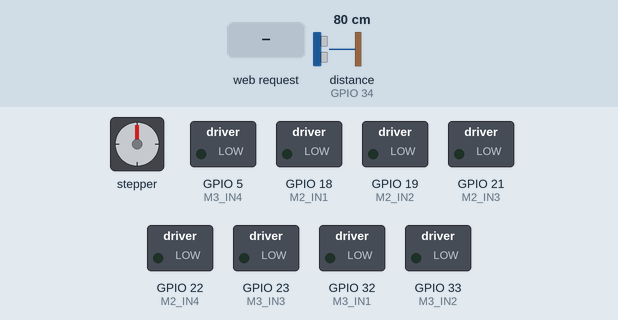
Recording of a sketch running on a simulated ESP32. Parts: stepper motor, switched loads named in the sketch (green lamp = pin HIGH). Wiring (inferred from the names in the program): ultrasonic range finder: trigger GPIO 4; echo GPIO 34. Inputs (shaded band) come from the test bench; at power-on: distance to the obstacle (sensor on GPIO 34) 80 cm. The echo pulse lasts 58.3 µs per cm; WiFi joins after 1.5 s; servers stay silent unless stated; stepper angles assume 2048 steps per turn; pins used as bus, display or sensor lines are not drawn; what the sketch prints to the serial monitor is not drawn.

Above: at 2.8 s.
2.9 s: HTTP request GET /dispense?slot=1 received
At 3.53 s:
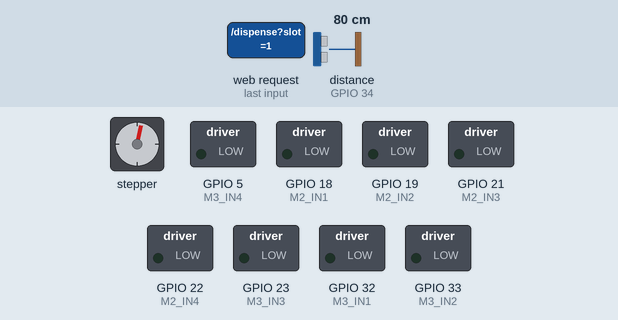
At 4.13 s:
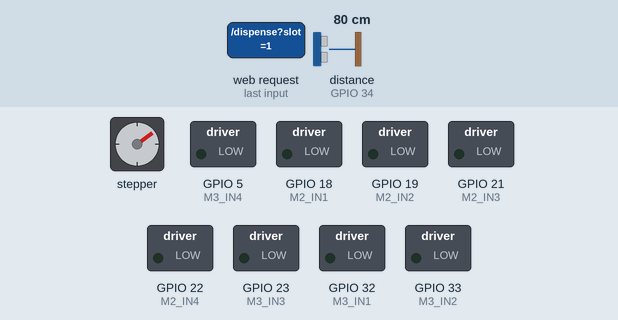
5.9 s: distance to the obstacle (sensor on GPIO 34) set to 120 cm
At 9.0 s:
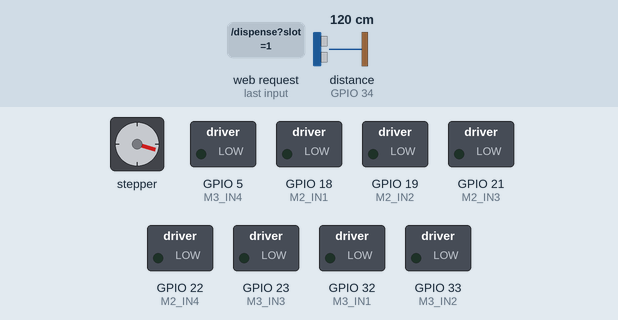
Timing chart, 0 to 10.5 s (numbered marks = the images above; inputs shaded):
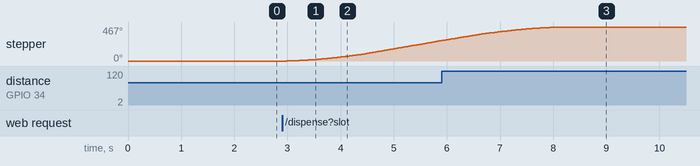

Measured:
- after the input at 2.9 s, stepper: keeps turning clockwise at about 96°/s, starting after 0.08 s

The sketch:

now.ino
```cpp
#include <WiFi.h>
#include <WebServer.h>
#include <AccelStepper.h>

/* ===================== Wi-Fi ===================== */
const char* WIFI_SSID = "THNC";
const char* WIFI_PASS = "77777777";

/* ===================== Mapping มอเตอร์ ===================== */
/* ช่อง 1 (พารา) */
const int M1_IN1 = 14;
const int M1_IN2 = 26;
const int M1_IN3 = 27;
const int M1_IN4 = 25;

/* ช่อง 2 (ORS) */
const int M2_IN1 = 18;
const int M2_IN2 = 19;
const int M2_IN3 = 21;
const int M2_IN4 = 22;

/* ช่อง 3 (กาวิสคอน) */
const int M3_IN1 = 32;
const int M3_IN2 = 33;
const int M3_IN3 = 23;
const int M3_IN4 = 5;

/* โหมดขับ: HALF4WIRE = ลื่น, FULL4WIRE = แรงค้างเฟส (ถ้าอยากแรงสุด ลอง FULL4WIRE + ลดสปีดลง) */
AccelStepper motor1(AccelStepper::FULL4WIRE, M1_IN1, M1_IN3, M1_IN2, M1_IN4);
AccelStepper motor2(AccelStepper::FULL4WIRE, M2_IN1, M2_IN3, M2_IN2, M2_IN4);
AccelStepper motor3(AccelStepper::FULL4WIRE, M3_IN1, M3_IN3, M3_IN2, M3_IN4);

const long STEPS_PER_REV = 2048;          // base ที่เข้ากับ FULL4WIRE
long SLOT_STEPS[3] = {
  (long)(STEPS_PER_REV * 1.3),
  (long)(STEPS_PER_REV * 1.25),
  (long)(STEPS_PER_REV * 1.7)
};

/* โปรไฟล์มอเตอร์ (เริ่มกลาง ๆ แล้วค่อยจูน) */
const float MAX_SPEED = 900; // steps/s  (ถ้าหลุดสเต็ป ลดลงเช่น 900, 800)
const float ACCEL     = 700; // steps/s^2

/* ===================== Ultrasonic (HC-SR04) ===================== */
/* TRIG=GPIO4 (output), ECHO=GPIO34 (input only, ต้องแบ่งแรงดันจาก 5V → 3.3V) */
const int TRIG_PIN = 4;
const int ECHO_PIN = 34;

/* ===================== Server ===================== */
WebServer server(80);

/* ===================== สถานะการทำงาน ===================== */
bool dispensed = false; // เจอยาในถาดหรือยัง
float distance_cm = 999.0;

/* post-check: รอเซ็นเซอร์หลังหมุนจบ เพื่อให้สิ่งของตกถึงถาดก่อนสรุปผล */
bool postCheckActive = false;
unsigned long postCheckUntilMs = 0;
// =================> 🕒 แก้ไขตรงนี้ <=================
const unsigned long POST_CHECK_MS = 2500;   // 3s (รอ 3 วินาทีก่อนสรุปผล)

/* เกณฑ์ตรวจจับอัลตร้าโซนิก */
const float   DETECT_THRESHOLD_CM = 12.5;
const uint8_t DETECT_STABLE_COUNT = 2;
const unsigned long SENSE_INTERVAL_MS = 50; // โพลล์ทุก ~20ms
unsigned long lastSenseMs = 0;
uint8_t detect_ok_count = 0;

/* ช่องที่กำลังทำงานอยู่ (0 = ว่าง, 1..3) */
int activeSlot = 0;

/* =============== Helper =============== */
void releaseCoils(int slot) {
  // ปล่อยคอยล์ของมอเตอร์ที่ระบุ (ลดกินไฟ/ความร้อนหลังจบ)
  if (slot == 1) {
    digitalWrite(M1_IN1, LOW); digitalWrite(M1_IN2, LOW);
    digitalWrite(M1_IN3, LOW); digitalWrite(M1_IN4, LOW);
  } else if (slot == 2) {
    digitalWrite(M2_IN1, LOW); digitalWrite(M2_IN2, LOW);
    digitalWrite(M2_IN3, LOW); digitalWrite(M2_IN4, LOW);
  } else if (slot == 3) {
    digitalWrite(M3_IN1, LOW); digitalWrite(M3_IN2, LOW);
    digitalWrite(M3_IN3, LOW); digitalWrite(M3_IN4, LOW);
  }
}

AccelStepper& motorForSlot(int slot) {
  if (slot == 1) return motor1;
  if (slot == 2) return motor2;
  return motor3; // slot == 3
}

/* อ่านระยะ (มี timeout) */
float readUltrasonic() {
  digitalWrite(TRIG_PIN, LOW);
  delayMicroseconds(3);
  digitalWrite(TRIG_PIN, HIGH);
  delayMicroseconds(10);
  digitalWrite(TRIG_PIN, LOW);

  unsigned long dur = pulseIn(ECHO_PIN, HIGH, 15000UL); // ~15ms
  if (dur == 0) return 999.0; // ไม่มี echo
  return dur * 0.017f;         // cm
}

/* อัปเดตสถานะตรวจจับ (เรียกบ่อยใน loop) */
void updateDispenseDetect() {
  distance_cm = readUltrasonic();
  bool hit = (distance_cm > 0 && distance_cm < DETECT_THRESHOLD_CM);
  if (hit) {
    if (detect_ok_count < 255) detect_ok_count++;
  } else {
    detect_ok_count = 0;
  }
  dispensed = (detect_ok_count >= DETECT_STABLE_COUNT);
}

/* =============== REST =============== */
void handleWhoami() {
  server.send(200, "text/plain", WiFi.localIP().toString());
}

void handleStatus() {
  long msLeft = 0;
  if (postCheckActive) {
    long diff = (long)(postCheckUntilMs - millis());
    msLeft = diff > 0 ? diff : 0;
  }

  // busy=true เมื่อ: (กำลังหมุน) หรือ (อยู่ในช่วง post-check)
  bool isRunning = false;
  if (activeSlot != 0) {
    AccelStepper& m = motorForSlot(activeSlot);
    isRunning = (m.distanceToGo() != 0);
  }
  bool busy = isRunning || postCheckActive;

  String res = String("{\"busy\":") + (busy ? "true" : "false")
             + ",\"dispensed\":" + (dispensed ? "true" : "false")
             + ",\"distance_cm\":" + String(distance_cm, 1)
             + ",\"post_check_ms_left\":" + String(msLeft)
             + "}";
  server.send(200, "application/json", res);
}

void handleDispense() {
  // กันคีย์ซ้ำ
  bool isRunning = false;
  if (activeSlot != 0) {
    AccelStepper& cur = motorForSlot(activeSlot);
    isRunning = (cur.distanceToGo() != 0);
  }
  if (isRunning || postCheckActive) {
    server.send(409, "application/json", "{\"ok\":false,\"error\":\"busy\"}");
    return;
  }

  if (!server.hasArg("slot")) {
    server.send(400, "application/json", "{\"ok\":false,\"error\":\"missing slot\"}");
    return;
  }
  int slot = server.arg("slot").toInt();
  if (slot < 1 || slot > 3) {
    server.send(400, "application/json", "{\"ok\":false,\"error\":\"slot out of range\"}");
    return;
  }

  AccelStepper& m = motorForSlot(slot);
  m.setMaxSpeed(MAX_SPEED);
  m.setAcceleration(ACCEL);
  m.setMinPulseWidth(150);  // ทำพัลส์กว้างขึ้น ช่วยเสถียรขึ้นกับ ULN2003

  // รีเซ็ตผลตรวจจับ
  detect_ok_count = 0;
  dispensed = false;

  long addSteps = SLOT_STEPS[slot - 1];
  m.moveTo(m.currentPosition() + addSteps);
  activeSlot = slot;
  postCheckActive = false;
  String res = String("{\"ok\":true,\"slot\":") + slot + ",\"steps\":" + addSteps + "}";
  server.send(200, "application/json", res);
}

/* =============== Setup / Loop =============== */
void setup() {
  Serial.begin(115200);

  // ตั้งขาออกคอยล์ทั้งหมด (และปล่อยคอยล์ไว้ก่อน)
  pinMode(M1_IN1, OUTPUT); pinMode(M1_IN2, OUTPUT);
  pinMode(M1_IN3, OUTPUT); pinMode(M1_IN4, OUTPUT);
  pinMode(M2_IN1, OUTPUT); pinMode(M2_IN2, OUTPUT); pinMode(M2_IN3, OUTPUT); pinMode(M2_IN4, OUTPUT);
  pinMode(M3_IN1, OUTPUT); pinMode(M3_IN2, OUTPUT); pinMode(M3_IN3, OUTPUT); pinMode(M3_IN4, OUTPUT);
  releaseCoils(1); releaseCoils(2); releaseCoils(3);

  // Ultrasonic
  pinMode(TRIG_PIN, OUTPUT);
  digitalWrite(TRIG_PIN, LOW);
  pinMode(ECHO_PIN, INPUT);
  // ⚠️ ใช้ตัวต้านทานแบ่งแรงดัน 5V → 3.3V

  // Wi-Fi
  WiFi.mode(WIFI_STA);
  WiFi.begin(WIFI_SSID, WIFI_PASS);
  Serial.print("Connecting WiFi");
  while (WiFi.status() != WL_CONNECTED) { Serial.print("."); delay(400); }
  Serial.println(); Serial.print("IP: "); Serial.println(WiFi.localIP());

  // Routes
  server.on("/whoami",   handleWhoami);
  server.on("/status",   handleStatus);
  server.on("/dispense", handleDispense);
  server.begin();
  Serial.println("HTTP server started");
}

void loop() {
  server.handleClient();

  // โพลล์เซ็นเซอร์ถี่ ๆ
  unsigned long now = millis();
  if (now - lastSenseMs >= SENSE_INTERVAL_MS) {
    lastSenseMs = now;
    updateDispenseDetect();
  }

  // ขับเฉพาะมอเตอร์ที่ active
  if (activeSlot != 0) {
    AccelStepper& m = motorForSlot(activeSlot);
    if (m.distanceToGo() != 0) {
      m.run();
    } else if (!postCheckActive) {
      // หมุนจบ → ค้างเฟสสั้น ๆ ให้กลไกนิ่ง แล้วปล่อยคอยล์
      delay(200);
      releaseCoils(activeSlot);
      // เข้าสู่ช่วง post-check ให้เซ็นเซอร์มีเวลาจับ
      postCheckActive = true;
      postCheckUntilMs = millis() + POST_CHECK_MS;
      detect_ok_count = 0;   // เริ่มนับใหม่ในช่วงนี้
      dispensed = false;
    }
  }

  // จบ post-check เมื่อเจอยา หรือครบเวลา
  if (postCheckActive) {
    if (dispensed || millis() > postCheckUntilMs) {
      postCheckActive = false;
      activeSlot = 0;        // พร้อมรับคำสั่งรอบใหม่
    }
  }
}
```
